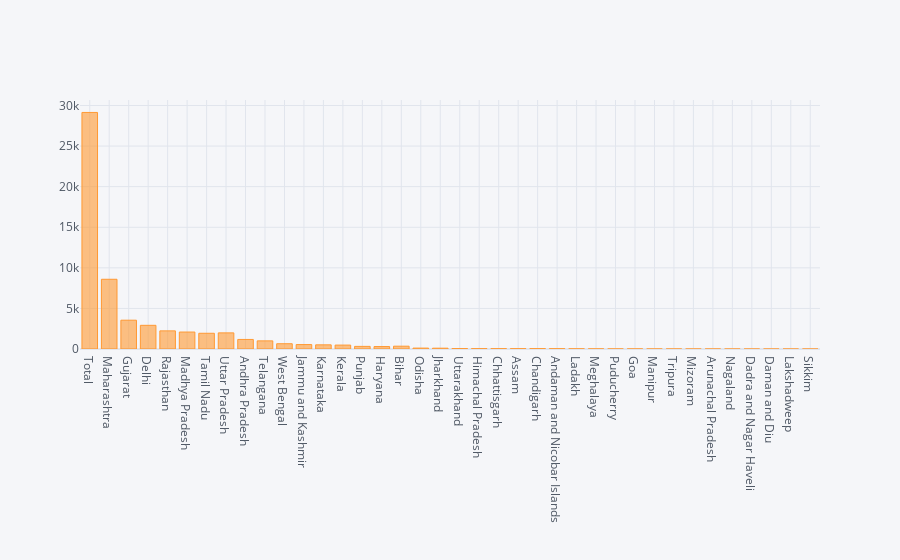

Notebook cell for this chart:
### Markdown cell above
# Graphical Representation (Plotly Visualisation)

### Code cell
df.iplot(kind='bar',x="State",y="Confirmed")

### Figure 1 — Plotly figure (JSON) as saved in the notebook; plotly's stock layout.template omitted (floating-point values rounded to 4 significant figures)
{"data": [{"marker": {"color": "rgba(255, 153, 51, 0.6)", "line": {"color": "rgba(255, 153, 51, 1.0)", "width": 1}}, "name": "Confirmed", "orientation": "v", "text": "", "type": "bar", "x": ["Total", "Maharashtra", "Gujarat", "Delhi", "Rajasthan", "Madhya Pradesh", "Tamil Nadu", "Uttar Pradesh", "Andhra Pradesh", "Telangana", "West Bengal", "Jammu and Kashmir", "Karnataka", "Kerala", "Punjab", "Haryana", "Bihar", "Odisha", "Jharkhand", "Uttarakhand", "Himachal Pradesh", "Chhattisgarh", "Assam", "Chandigarh", "Andaman and Nicobar Islands", "Ladakh", "Meghalaya", "Puducherry", "Goa", "Manipur", "Tripura", "Mizoram", "Arunachal Pradesh", "Nagaland", "Dadra and Nagar Haveli", "Daman and Diu", "Lakshadweep", "Sikkim"], "y": [29144, 8590, 3548, 2918, 2234, 2090, 1937, 1986, 1177, 1003, 649, 546, 512, 482, 322, 301, 345, 111, 98, 51, 40, 37, 36, 45, 33, 20, 12, 8, 7, 2, 2, 1, 1, 0, 0, 0, 0, 0]}], "layout": {"legend": {"bgcolor": "#F5F6F9", "font": {"color": "#4D5663"}}, "paper_bgcolor": "#F5F6F9", "plot_bgcolor": "#F5F6F9", "title": {"font": {"color": "#4D5663"}}, "xaxis": {"gridcolor": "#E1E5ED", "showgrid": true, "tickfont": {"color": "#4D5663"}, "title": {"font": {"color": "#4D5663"}, "text": ""}, "zerolinecolor": "#E1E5ED"}, "yaxis": {"gridcolor": "#E1E5ED", "showgrid": true, "tickfont": {"color": "#4D5663"}, "title": {"font": {"color": "#4D5663"}, "text": ""}, "zerolinecolor": "#E1E5ED"}}}
